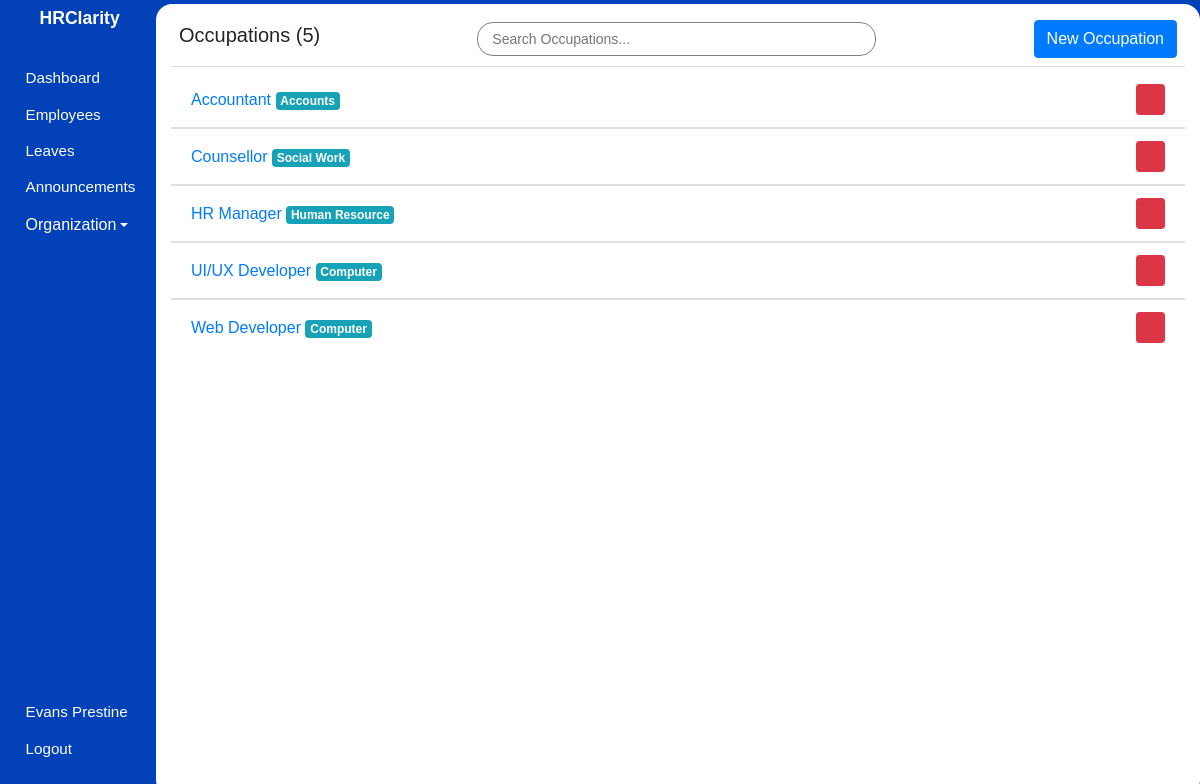
The app's page /admin/occupations (signed in) with its own data.
### hrms/models.py (models this page shows, shortened)
class User(db.Model, UserMixin):
    id = db.Column(db.Integer, primary_key=True)
    first_name = db.Column(db.String(80), nullable=False)
    last_name = db.Column(db.String(120), nullable=False)
    dob = db.Column(db.Date, nullable=False)
    gender = db.Column(db.String(7), nullable=False)
    email_address = db.Column(db.String(120), nullable=False)
    phone_number = db.Column(db.String(20), nullable=False)
    national_id = db.Column(db.Integer, nullable=False)
    user_level = db.Column(db.Integer, nullable=False, default=1)
    user_type = db.Column(db.String(10), nullable=False, default='employee')
    password = db.Column(db.String(60), nullable=False)
    image_file = db.Column(db.String(20), nullable=False, default='default.jpg')
    leaves = db.relationship('Leave')
    occupation_id = db.Column(db.Integer, db.ForeignKey('occupation.id'), nullable=False)

class Occupation(db.Model):
    id = db.Column(db.Integer, primary_key=True)
    name = db.Column(db.String(100), nullable=False)
    department_id = db.Column(db.Integer, db.ForeignKey('department.id'), nullable=False)
    employees = db.relationship('User', backref='occupation', lazy=True)

class Department(db.Model):
    id = db.Column(db.Integer, primary_key=True)
    name = db.Column(db.String(100), unique=True, nullable=False)
    occupations = db.relationship('Occupation', backref='department', lazy=True)

### hrms/organization/routes.py (the view)
@organization.route('/admin/occupations')
@login_required
def occupations():
    occupations = Occupation.query.order_by(Occupation.name).all()
    occupations_count = Occupation.query.count()
    return render_template('admin/occupations.html', page_title='Occupations', occupations=occupations, occupations_count=occupations_count, user=current_user)

### hrms/models.py (called while the page is built)
@login_manager.user_loader
def load_user(user_id):
    user = User.query.filter_by(id=user_id).first()
    return user

### hrms/templates/admin/occupations.html (shortened to what this page needs)
{% extends 'main_layout.html' %} {% block body %}
<section class="app">
  {% include 'admin/aside.html' %}
  <main>
    <div class="main_container container-fluid pt-2">
      <div class="header p-2 d-flex justify-content-between align-items-center">
        <h5>Occupations ({{ occupations_count }})</h5>
        <input
          type="text"
          id="myInput"
          onkeyup="searchFunction()"
          placeholder="Search Occupations..."
          class="form-control-sm"
        />
        <a href="{{ url_for('organization.add_occupation') }}" class="btn btn-primary"
          >New Occupation</a
        >
      </div>
      <div class="occupations_wrapper">
        {% for occupation in occupations %}
        <div class="occupation list-group list-group-flush searchable">
          <li
            class="list-group-item d-flex justify-content-between align-items-center"
          >
            <span>
              <a
                href="{{ url_for('organization.update_occupation', occupation_id=occupation.id) }}"
              >
                {{ occupation.name }}
                <span class="badge badge-info"
                  >{{ occupation.department.name }}</span
                >
              </a>
            </span>
            <form
              action="{{ url_for('organization.delete_occupation', occupation_id=occupation.id) }}"
              method="post"
              onsubmit="return confirm('Are you sure you want to delete this Occupation?');"
            >
              <button type="submit" class="btn btn-sm btn-danger">
                <span class="icon icon-trash"></span>
              </button>
            </form>
          </li>
        </div>
        {% endfor %}
      </div>
    </div>
  </main>
</section>
{% endblock body %}

### hrms/templates/admin/aside.html (shortened to what this page needs)
<aside>
  <h1>HRClarity</h1>
  <div class="links">
    <ul>
      <li>
        <a href="{{ url_for('admin.admin_dashboard') }}">
            <span class="icon icon-home"></span>
            <span>Dashboard</span>
        </a>
      </li>
      <li>
        <a href="{{ url_for('admin.employees') }}">
            <span class="icon icon-users"></span>
            <span>Employees</span>
        </a>
      </li>
      <li>
        <a href="{{ url_for('leaves.admin_view_leaves') }}">
            <span class="icon icon-car"></span>
            <span>Leaves</span>
        </a>
      </li>
      <li>
        <a href="{{ url_for('announcements.view_announcements') }}">
            <span class="icon icon-speaker"></span>
            <span>Announcements</span>
        </a>
      </li>
      <li class="nav-item dropdown">
        <a class="dropdown-toggle" data-toggle="dropdown" href="#" role="button" aria-expanded="false"><span class="icon icon-building"></span>Organization</a>
    </li>
    </ul>
    <ul>
      <li>
        <a href="{{ url_for('user.update_profile', employee_id=current_user.id) }}">
            <span class="icon icon-user"></span>
            <span>{{ user.first_name }} {{ user.last_name }}</span>
        </a>
      </li>
      <li>
        <a href="{{ url_for('user.logout') }}">
            <span class="icon icon-power-off"></span>
            <span>Logout</span>
        </a>
      </li>
    </ul>
  </div>
</aside>

### hrms/static/css/icomoon.css (style rules this page uses)
[class^="icon-"], [class*=" icon-"] { font-family: 'icomoon' !important; speak: none; font-style: normal; font-weight: normal; font-variant: normal; text-transform: none; line-height: 1; -webkit-font-smoothing: antialiased; -moz-osx-font-smoothing: grayscale; }
.icon-user:before { content: "\f007"; }
.icon-power-off:before { content: "\f011"; }
.icon-home:before { content: "\f015"; }
.icon-users:before { content: "\f0c0"; }
.icon-building:before { content: "\f1ad"; }
.icon-car:before { content: "\f1b9"; }
.icon-trash:before { content: "\f1f8"; }
.icon-speaker:before { content: "\e32d"; }

### hrms/static/css/styles.css (style rules this page uses)
* { font-family: sans-serif, Arial, Helvetica; padding: 0; margin: 0; }
.app { background: #0241b8; height: 100vh; display: flex; align-items: center; }
.app aside { width: 13%; height: 100%; padding: 0.5em 0 0.2em 0.2em; color: #fff; }
.app aside h1 { font-size: 1.1em; font-weight: bold; text-align: center; }
.app aside .links ul { list-style: none; }
.app aside .links ul li { margin: 0.1em 0; padding: 6px; }
.app aside .links ul li a { text-decoration: none; color: #ffffff; display: flex; align-items: center; }
.app aside .links ul:nth-of-type(1) { margin: 2em 0; }
.app aside .links ul:nth-of-type(2) { position: absolute; bottom: 1em; }
.app aside .links .icon { margin: 0 0.3em 0 0; }
.app aside .links a span:nth-of-type(2), .app aside .links .icon { font-size: 0.95em; }
.app main { width: 87%; height: 99vh; overflow-y: auto; z-index: 5; }
.app main .main_container { border-radius: 16px; background: #fff; padding-bottom: 12px; height: 100%; overflow: auto; }
.app main .main_container .header { background: #fff; position: sticky; top: 0; border-bottom: 1px solid rgb(224, 222, 222); margin-bottom: 5px; }
.app main .main_container .header input { border-radius: 16px; border: 1px solid grey; padding: 0.4em 1em; width: 40%; margin: auto; }

### records on screen
User: first_name "Evans", last_name "Prestine"
Occupation: name "Accountant", department.name "Accounts"
Occupation: name "Counsellor", department.name "Social Work"
Occupation: name "HR Manager", department.name "Human Resource"
Occupation: name "UI/UX Developer", department.name "Computer"
Occupation: name "Web Developer", department.name "Computer"

### other values on screen
{{ occupations_count }} "5"
